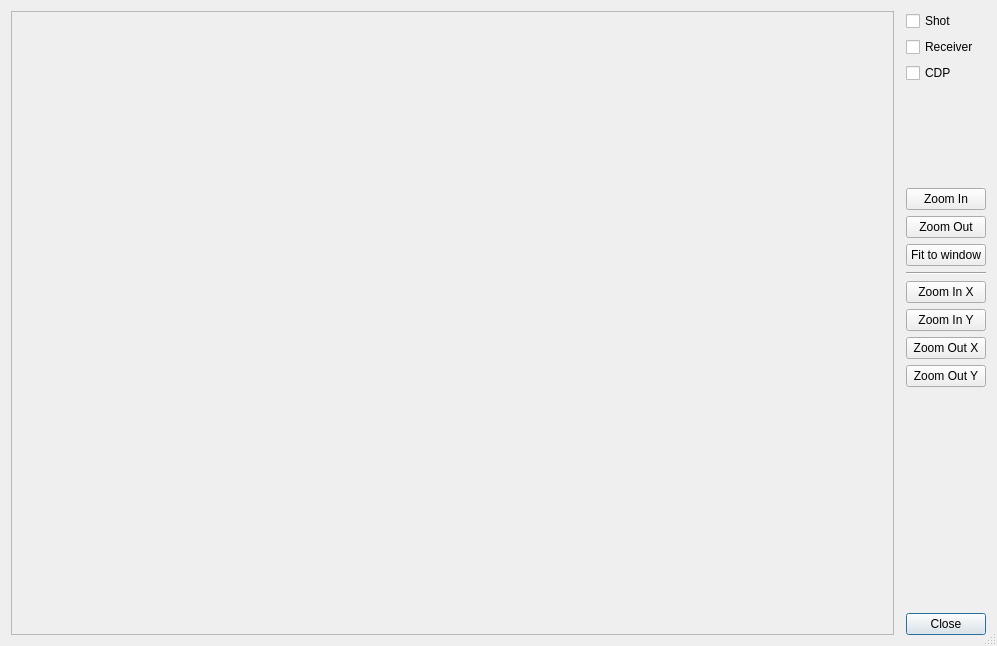
<?xml version="1.0" encoding="UTF-8"?>
<ui version="4.0">
 <class>SrcRecCdpDistributionDialog</class>
 <widget class="QDialog" name="SrcRecCdpDistributionDialog">
  <property name="geometry">
   <rect>
    <x>0</x>
    <y>0</y>
    <width>997</width>
    <height>646</height>
   </rect>
  </property>
  <property name="minimumSize">
   <size>
    <width>200</width>
    <height>200</height>
   </size>
  </property>
  <property name="baseSize">
   <size>
    <width>200</width>
    <height>200</height>
   </size>
  </property>
  <property name="mouseTracking">
   <bool>true</bool>
  </property>
  <property name="windowTitle">
   <string>Source/Receiver/CDP Distribution</string>
  </property>
  <property name="sizeGripEnabled">
   <bool>true</bool>
  </property>
  <property name="modal">
   <bool>true</bool>
  </property>
  <layout class="QGridLayout" name="gridLayout">
   <item row="0" column="0" rowspan="3">
    <widget class="QScrollArea" name="scrollArea">
     <property name="widgetResizable">
      <bool>true</bool>
     </property>
     <widget class="QWidget" name="scrollAreaWidgetContents_2">
      <property name="geometry">
       <rect>
        <x>0</x>
        <y>0</y>
        <width>862</width>
        <height>626</height>
       </rect>
      </property>
     </widget>
    </widget>
   </item>
   <item row="2" column="2">
    <widget class="QPushButton" name="closeBtn">
     <property name="text">
      <string>Close</string>
     </property>
    </widget>
   </item>
   <item row="1" column="2">
    <layout class="QVBoxLayout" name="verticalLayout_2">
     <item>
      <spacer name="verticalSpacer">
       <property name="orientation">
        <enum>Qt::Vertical</enum>
       </property>
       <property name="sizeType">
        <enum>QSizePolicy::Fixed</enum>
       </property>
       <property name="sizeHint" stdset="0">
        <size>
         <width>20</width>
         <height>99</height>
        </size>
       </property>
      </spacer>
     </item>
     <item>
      <widget class="QPushButton" name="zoomInBtn">
       <property name="text">
        <string>Zoom In</string>
       </property>
      </widget>
     </item>
     <item>
      <widget class="QPushButton" name="zoomOutBtn">
       <property name="text">
        <string>Zoom Out</string>
       </property>
      </widget>
     </item>
     <item>
      <widget class="QPushButton" name="fit2winBtn">
       <property name="text">
        <string>Fit to window</string>
       </property>
      </widget>
     </item>
     <item>
      <widget class="Line" name="line_2">
       <property name="orientation">
        <enum>Qt::Horizontal</enum>
       </property>
      </widget>
     </item>
     <item>
      <widget class="QPushButton" name="zoomInXBtn">
       <property name="text">
        <string>Zoom In X</string>
       </property>
      </widget>
     </item>
     <item>
      <widget class="QPushButton" name="zoomInYBtn">
       <property name="text">
        <string>Zoom In Y</string>
       </property>
      </widget>
     </item>
     <item>
      <widget class="QPushButton" name="zoomOutXBtn">
       <property name="text">
        <string>Zoom Out X</string>
       </property>
      </widget>
     </item>
     <item>
      <widget class="QPushButton" name="zoomOutYBtn">
       <property name="text">
        <string>Zoom Out Y</string>
       </property>
      </widget>
     </item>
     <item>
      <spacer name="verticalSpacer_2">
       <property name="orientation">
        <enum>Qt::Vertical</enum>
       </property>
       <property name="sizeHint" stdset="0">
        <size>
         <width>20</width>
         <height>40</height>
        </size>
       </property>
      </spacer>
     </item>
    </layout>
   </item>
   <item row="0" column="2">
    <layout class="QVBoxLayout" name="verticalLayout">
     <item>
      <widget class="QCheckBox" name="srcCheckBox">
       <property name="text">
        <string>Shot</string>
       </property>
      </widget>
     </item>
     <item>
      <widget class="QCheckBox" name="recCheckBox">
       <property name="text">
        <string>Receiver</string>
       </property>
      </widget>
     </item>
     <item>
      <widget class="QCheckBox" name="cdpCheckBox">
       <property name="text">
        <string>CDP</string>
       </property>
      </widget>
     </item>
    </layout>
   </item>
   <item row="1" column="1">
    <widget class="Line" name="line">
     <property name="orientation">
      <enum>Qt::Horizontal</enum>
     </property>
    </widget>
   </item>
  </layout>
 </widget>
 <resources/>
 <connections/>
</ui>
